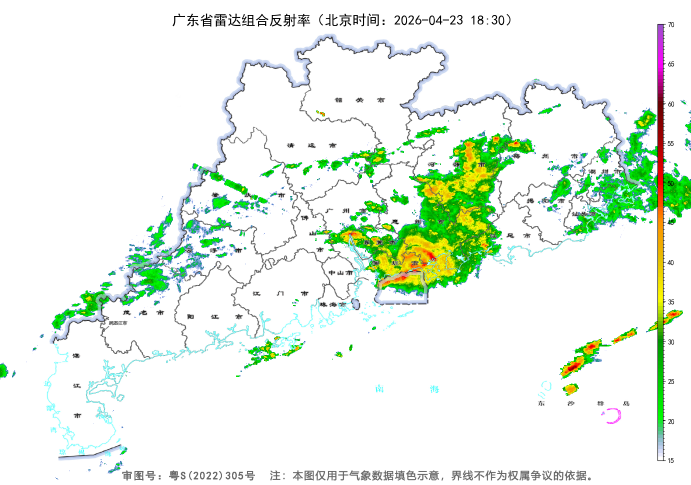
#> input picture test_data/1.png, 1381 x 969 px (shown at 1/2 size)
$ python data_processor.py
#> lines starting #> are read from the running program, lines starting #| are printed output that depends on the picture
import cv2
import numpy as np

class DataProcessor:
    def __init__(self, sample_image_path):
        """
        初始化数据处理器，通过样本图提取雷达色板
        """
#> called with sample_image_path = 'test_data/1.png'
        self.sample_img = cv2.imread(sample_image_path)
#> self.sample_img is the input picture: shape (969, 1381, 3); mean B, G, R 230.8, 242.8, 232.2
        self.colors = self._extract_colormap()
        self.lut = self._build_lookup_table()

    def _extract_colormap(self):
        """
        在 x=1320 (图片最右侧的色板条) 提取梯度颜色。
        """
        col = self.sample_img[:, 1320, :] # BGR
#> col = 969 rows, first 8: [255, 255, 255], [255, 255, 255], [255, 255, 255], [255, 255, 255], [255, 255, 255], [255, 255, 255], [255, 255, 255], [255, 255, 255]
        colors = []
        for y in range(self.sample_img.shape[0]):
            b, g, r = col[y]
            # 过滤白、黑、灰
            if b == g and g == r:
                continue
            color_tuple = (int(r), int(g), int(b))
            if not colors or colors[-1] != color_tuple:
                colors.append(color_tuple)
#> this loop made 969 passes
#> after the loop, colors = 119 items, first 6: (143, 79, 189), (152, 84, 200), (165, 73, 207), (174, 66, 212), (183, 59, 216), (192, 51, 221)
#> in __init__, `self.colors = self._extract_colormap()`: self.colors has the same summary as colors in _extract_colormap
        return colors

    def _build_lookup_table(self):
        """
        构建 RGB 到 强度 (Intensity) 的 3D 查找表
        共有 N 个颜色阶段，强度 1 到 N。0 代表背景。
        """
        N = len(self.colors)
#> N = 119
        # 用 uint8 存即可，因为颜色数目大约在 119 左右
        lut = np.zeros((256, 256, 256), dtype=np.uint8)

        for idx, (r, g, b) in enumerate(self.colors):
            # colors 从上到下，索引越小 dBZ 越高，强度应越大。
            # 为了让 0 代表背景，强度由 1 递增至 N
            intensity = N - idx
            lut[r, g, b] = intensity
#> this loop made 119 passes
#> (r, g, b, intensity) on passes 1 to 12: (143, 79, 189, 119), (152, 84, 200, 118), (165, 73, 207, 117), (174, 66, 212, 116), (183, 59, 216, 115), (192, 51, 221, 114), (200, 44, 226, 113), (209, 37, 230, 112), (222, 26, 237, 111), (231, 19, 242, 110), (240, 12, 247, 109), (249, 4, 251, 108)
#| Extracted 119 unique colors.

        return lut

    def image_to_intensity(self, img_path):
        """
        读取图片，并将 RGB 转换为单通道强度矩阵
        """
#> called with img_path = 'test_data/1.png'
        img = cv2.imread(img_path)
        # img 是 BGR 格式，转换为 R, G, B
        b = img[:, :, 0]
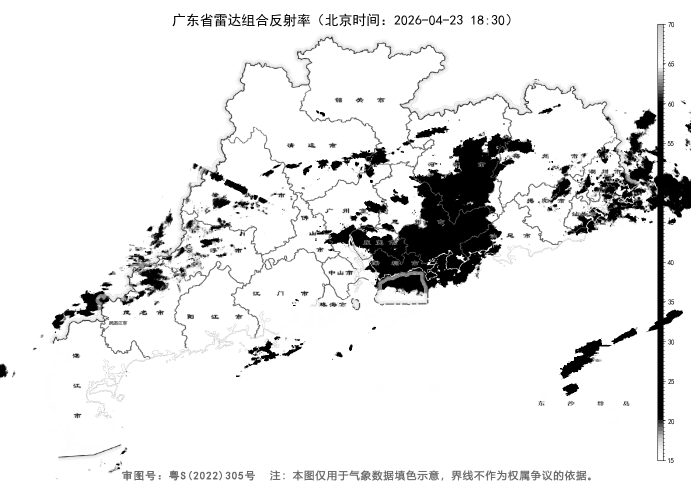
#> b: shape (969, 1381) (shown at 1/2 size); min 0, max 255, mean 230.8
        g = img[:, :, 1]
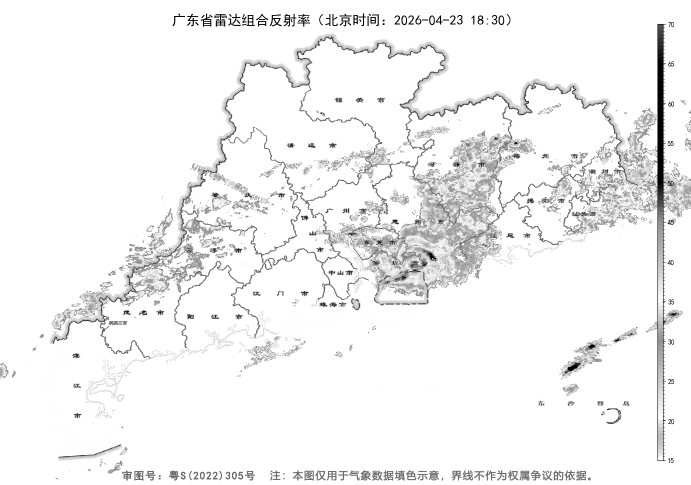
#> g: shape (969, 1381) (shown at 1/2 size); min 0, max 255, mean 242.8
        r = img[:, :, 2]
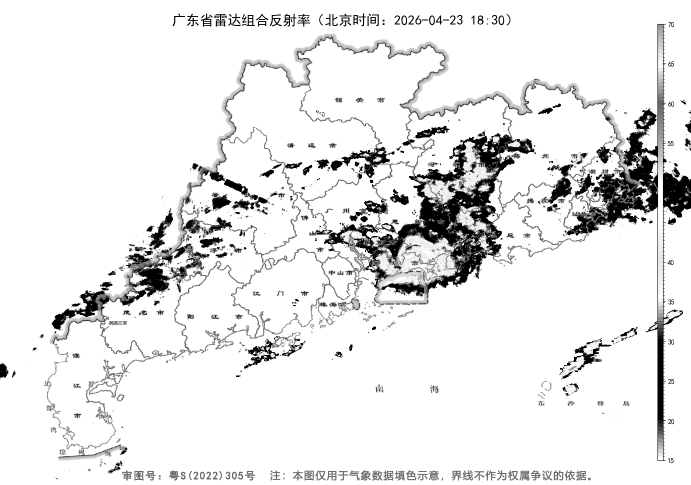
#> r: shape (969, 1381) (shown at 1/2 size); min 0, max 255, mean 232.2

        # 利用 lookup table 返回二维矩阵
        intensity = self.lut[r, g, b]
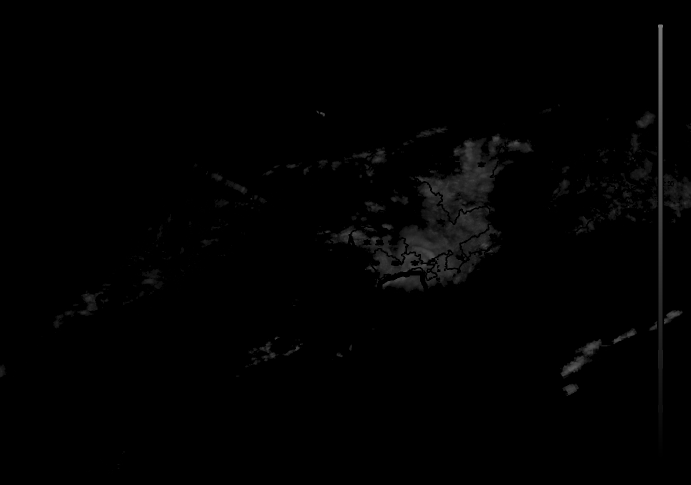
#> intensity: shape (969, 1381) (shown at 1/2 size); min 0, max 119, mean 1.9
#| Intensity max: 119, min: 0
        return intensity

    def intensity_to_image(self, intensity):
        """
        将强度矩阵转化回可视化的 BGR 图像
        """
        N = len(self.colors)
#> N = 119
        # 生成一个逆向查找表，大小为 N + 1 (包含背景 0)
        # 0 我们映射到纯白背景
        reverse_lut = np.full((N + 1, 3), 255, dtype=np.uint8)
#> reverse_lut = 120 rows, first 8: [255, 255, 255], [255, 255, 255], [255, 255, 255], [255, 255, 255], [255, 255, 255], [255, 255, 255], [255, 255, 255], [255, 255, 255]

        for idx, c in enumerate(self.colors):
            intensity_val = N - idx
            # 注意 OpenCV 储存为 BGR
            r, g, b = c
            reverse_lut[intensity_val] = [b, g, r]
#> this loop made 119 passes
#> (intensity_val, r, g, b) on passes 1 to 12: (119, 143, 79, 189), (118, 152, 84, 200), (117, 165, 73, 207), (116, 174, 66, 212), (115, 183, 59, 216), (114, 192, 51, 221), (113, 200, 44, 226), (112, 209, 37, 230), (111, 222, 26, 237), (110, 231, 19, 242), (109, 240, 12, 247), (108, 249, 4, 251)
#> after the loop, reverse_lut = 120 rows, first 8: [255, 255, 255], [252, 234, 233], [246, 218, 211], [236, 206, 189], [222, 197, 167], [205, 192, 145], [184, 190, 123], [146, 196, 90]

        # 考虑到外推预测可能会产生浮点或越界的强度，先截断到 0~N 并转为整型
        clipped = np.clip(np.round(intensity), 0, N).astype(np.uint8)
        # map
        bgr_img = reverse_lut[clipped]
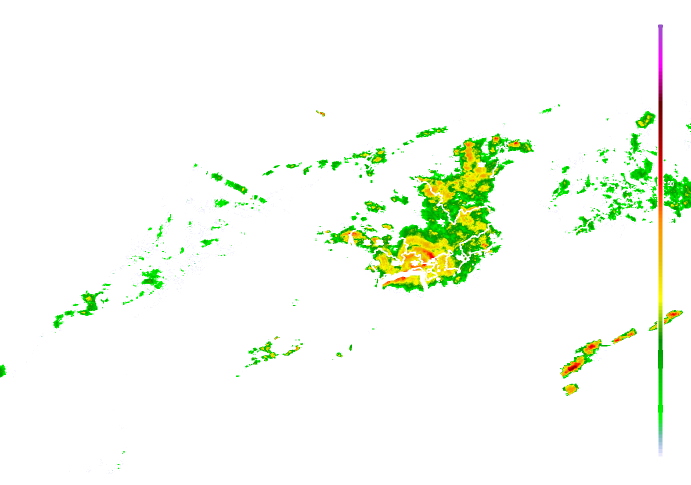
#> bgr_img: shape (969, 1381, 3) (shown at 1/2 size); mean of channels 0, 1, 2 240.7, 251.4, 245.3; drawn as B, G, R
        return bgr_img

if __name__ == "__main__":
    # Test DataProcessor
    dp = DataProcessor('test_data/1.png')
    print(f"Extracted {len(dp.colors)} unique colors.")

    # 验证正向映射
    intensity = dp.image_to_intensity('test_data/1.png')
    print(f"Intensity max: {intensity.max()}, min: {intensity.min()}")

    # 验证逆向渲染
    restored = dp.intensity_to_image(intensity)
    cv2.imwrite('restored_1.png', restored)
    print("Saved restored image to restored_1.png")

$ run again, with test_data/10.png copied over test_data/1.png
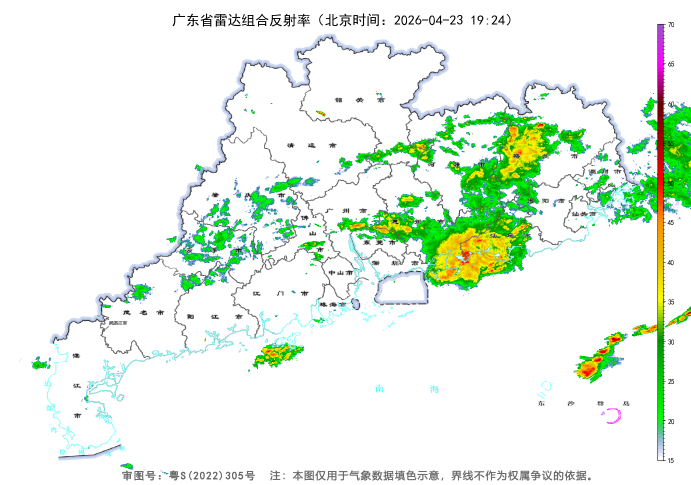
#> input picture test_data/10.png, 1381 x 969 px (shown at 1/2 size)
#> in __init__, self.sample_img is the input picture: shape (969, 1381, 3); mean B, G, R 230.4, 242.7, 231.5
#> col = 969 rows, first 8: [255, 255, 255], [255, 255, 255], [255, 255, 255], [255, 255, 255], [255, 255, 255], [255, 255, 255], [255, 255, 255], [255, 255, 255]
#> the loop in _extract_colormap, `for y in range(self.sample_img.shape[0]):` made 969 passes
#> after the loop in _extract_colormap, `for y in range(self.sample_img.shape[0]):`: colors = 119 items, first 6: (143, 79, 189), (152, 84, 200), (165, 73, 207), (174, 66, 212), (183, 59, 216), (192, 51, 221)
#> self.colors has the same summary as colors in _extract_colormap
#> in _build_lookup_table, `N = len(self.colors)`: N = 119
#> the loop in _build_lookup_table, `for idx, (r, g, b) in enumerate(self.colors):` made 119 passes
#> (r, g, b, intensity) on passes 1 to 8: (143, 79, 189, 119), (152, 84, 200, 118), (165, 73, 207, 117), (174, 66, 212, 116), (183, 59, 216, 115), (192, 51, 221, 114), (200, 44, 226, 113), (209, 37, 230, 112)
#| Extracted 119 unique colors.
#> in image_to_intensity, `intensity = self.lut[r, g, b]`:
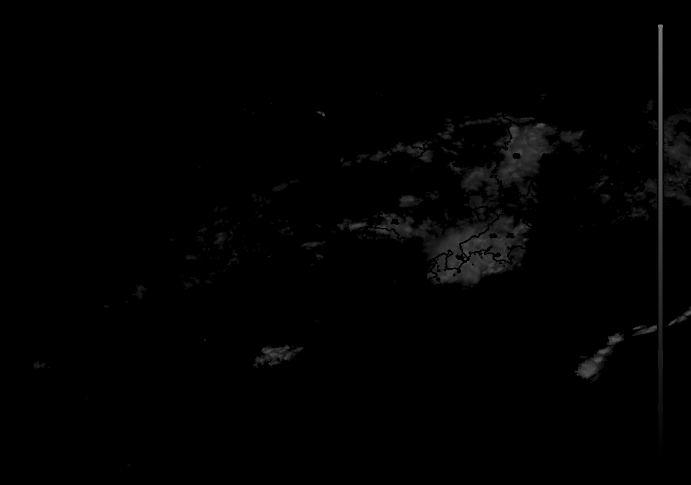
#> intensity: shape (969, 1381) (shown at 1/2 size); min 0, max 119, mean 1.9
#| Intensity max: 119, min: 0
#> in intensity_to_image, `reverse_lut = np.full((N + 1, 3), 255, dtype=np.uint8)`: reverse_lut = 120 rows, first 8: [255, 255, 255], [255, 255, 255], [255, 255, 255], [255, 255, 255], [255, 255, 255], [255, 255, 255], [255, 255, 255], [255, 255, 255]
#> the loop in intensity_to_image, `for idx, c in enumerate(self.colors):` made 119 passes
#> (intensity_val, r, g, b) on passes 1 to 8: (119, 143, 79, 189), (118, 152, 84, 200), (117, 165, 73, 207), (116, 174, 66, 212), (115, 183, 59, 216), (114, 192, 51, 221), (113, 200, 44, 226), (112, 209, 37, 230)
#> after the loop in intensity_to_image, `for idx, c in enumerate(self.colors):`: reverse_lut = 120 rows, first 8: [255, 255, 255], [252, 234, 233], [246, 218, 211], [236, 206, 189], [222, 197, 167], [205, 192, 145], [184, 190, 123], [146, 196, 90]
#> in intensity_to_image, `bgr_img = reverse_lut[clipped]`:
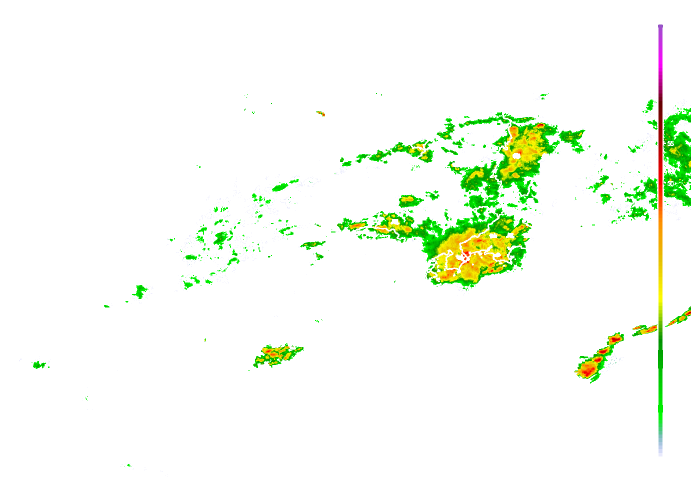
#> bgr_img: shape (969, 1381, 3) (shown at 1/2 size); mean of channels 0, 1, 2 240.4, 251.4, 244.9; drawn as B, G, R
